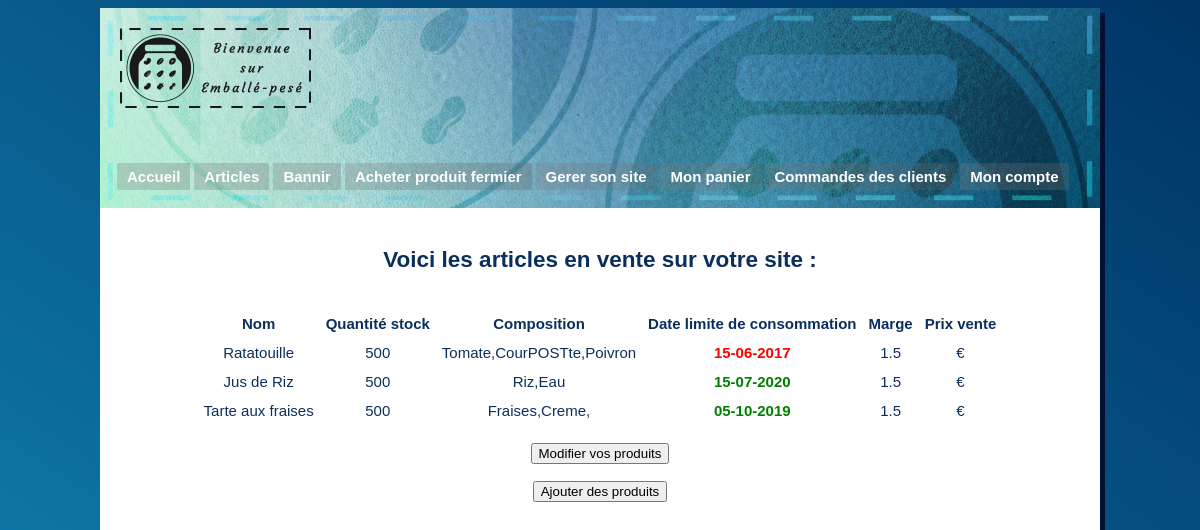
The page /Controller/c_g_product.php on the database its author committed.
### tables this page shows
CREATE TABLE Produit(
  id_produit INT(11) NOT NULL AUTO_INCREMENT,
  Type INT(11) NOT NULL,
  Article INT(11) NOT NULL,
  Nom VARCHAR(45),
  Qte_stock FLOAT,
  Stock_mini INT(3),
  Marge FLOAT(4),
  Prix_total FLOAT(6),
  Photo BLOB,
  PRIMARY KEY (id_produit),
  FOREIGN KEY (Type)  REFERENCES Type (id_type) on delete cascade,
  FOREIGN KEY (Article) REFERENCES Article (id_article) on delete cascade
);

CREATE TABLE Article(
  id_article INT(11) NOT NULL AUTO_INCREMENT,
  Composition VARCHAR(45),
  Nom VARCHAR(45),
  DLC DATE,
  Date_crea DATE,
  Prix_achat FLOAT(6),
  Unite ENUM('kilogramme','litre','piece'),
  Label INT(11) NOT NULL,
  Fermier VARCHAR(45),
  Statut ENUM('A vendre', 'Achete', 'Vendu','Partiellement achete'),
  Qte_article float,
  Qte_restantes float,
  Qte_acheter float,
  PRIMARY KEY (id_article),
  FOREIGN KEY (Label) REFERENCES Label (id_label) on delete cascade
);

### Controller/c_g_product.php (called while the page is built, shortened)
<?php
include('../Model/m_g_product.php');
include('../View/v_g_product.php');
?>

### Model/m_g_product.php (called while the page is built, shortened)
<?php
try
{
	$bdd = new PDO('mysql:host=localhost;dbname=emballe_pese;charset=utf8', 'root', 'MonMySQL');
}
catch (Exception $e)
{
	die('Erreur : '. $e->POSTMessage());
}
$tab =array();
$recov = $bdd->query("SELECT P.Nom, P.Qte_stock, P.Stock_mini, P.Marge, A.Composition, A.Prix_achat,A.DLC, P.id_produit,P.Prix_total
	FROM Produit P JOIN Type T
	ON P.Type = T.id_type
	JOIN Article A
	ON P.Article = A.id_article");
?>

### View/v_g_product.php (the view, shortened to what this page needs)
<!DOCTYPE html>
<html>
  <head>
    <link rel="stylesheet" type="text/css" href="../Look/style_gerant.css" />
  </head>
  <body>
    <div id="main">
      <div id="header">
        <img id="logo" src="../Look/images/logo_accueil.png">
        <ul>
         <li><a href="../Index_gerant.php">Accueil</a></li>
         <li><a href="../Controller/c_g_product.php">Articles</a></li>
         <li><a href="../Controller/c_g_ban.php">Bannir</a></li>
      	 <li><a href="../Controller/c_g_articles.php">Acheter produit fermier</a></li>
      	   <li><a href="../View/v_g_gerer.php">Gerer son site</a></li>
      	 <li><a href="../Controller/c_g_basket.php">Mon panier</a></li>
      	 <li><a href="../Controller/c_g_confirm_order.php">Commandes des clients</a></li>
         <li><a href="../Controller/c_g_account.php">Mon compte</a></li>
        </ul>
      </div>
      <div id="content">
        <?php
        if(empty($tab)){
          echo "<h2>Vous n'avez pas d'article à vendre pour le moment</h2>";
        } else {
          echo "<h2>Voici les articles en vente sur votre site :</h2></br>
          <table class=\"tab_center\" cellpadding=\"5\">
          <tr><th>Nom</th>
          <th>Quantité stock</th>
          <th>Composition</th>
          <th>Date limite de consommation</th>
          <th>Marge</th>
          <th>Prix vente</th></tr>";
		    $today = date("Y-m-d");
          for($i=0;$i<count($tab);$i++){
            echo"<tr><td>".$tab[$i]['Nom']."</td>";
            echo"<td>".$tab[$i]['Qte_stock']."</td>";
			echo"<td>".$tab[$i]['Composition']."</td>";
			$date_fr = strftime('%d-%m-%Y',strtotime($tab[$i]['DLC']));
			if($tab[$i]['DLC'] > $today)
			{
              echo"<td><b><font color=\"green\">".$date_fr."</font></b></td>";
            }
            else
            {
              echo"<td><b><font color=\"red\">".$date_fr."</font></b></td>";
            }
            echo"<td>".$tab[$i]['Marge']."</td>";
            $prix = $tab[$i]['Prix_total'];
            echo"<td>".$prix."€</td></tr>";
          }
        }
          echo "</table>
          </br>
          <form action=\"../Controller/c_g_modify_product.php\">
          <button> Modifier vos produits </button>
          </form>
          <br>
          <form action=\"../Controller/c_g_add_product.php\">
          <button> Ajouter des produits </button>
          </form>";
        ?>
      </div>
    </div>
  </body>
</html>

### Look/style_gerant.css (style rules this page uses)
body { background: linear-gradient(to bottom left, #003366, #1083b2); font-family:Arial, Helvetica, sans-serif; font-size:15px; }
#main { width:1000px; min-height: 100vh; height: auto; margin:auto; background-color:#FFFFFF; box-shadow: 5px 5px #001133; }
#header { width:1000px; height:200px; background:url(images/header_gerant.png) no-repeat center; }
#logo { position:relative; left: 20px; top: 20px; }
ul { display:block; list-style:none; padding:70px 15px; margin:0px; }
ul li a { height:27px; display:block; padding: 0px 10px; margin:2px; float:left; text-decoration:none; text-align:center; color:#fff; font-size:15px; line-height:27px; font-weight: bold; background:url(images/menu_bg.png); }
#content { padding : 20px 50px; text-align: center; color: #0b2f5d; }
h2 { text-align: center; color: #0b2f5d; }
table { margin:auto; }

### rows shown on the page
produit: Nom "Ratatouille", Qte_stock "500", Article.Composition "Tomate,CourPOSTte,Poivron", Article.DLC "15-06-2017", Marge "1.5"
produit: Nom "Jus de Riz", Qte_stock "500", Article.Composition "Riz,Eau", Article.DLC "15-07-2020", Marge "1.5"
produit: Nom "Tarte aux fraises", Qte_stock "500", Article.Composition "Fraises,Creme,", Article.DLC "05-10-2019", Marge "1.5"
